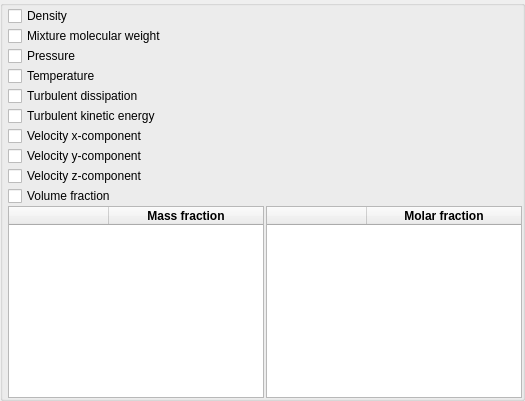
             <widget class="QWidget" name="page_fluid">
              <layout class="QVBoxLayout" name="verticalLayout_2" stretch="0,0">
               <property name="spacing">
                <number>6</number>
               </property>
               <property name="leftMargin">
                <number>0</number>
               </property>
               <property name="topMargin">
                <number>0</number>
               </property>
               <property name="rightMargin">
                <number>0</number>
               </property>
               <property name="bottomMargin">
                <number>0</number>
               </property>
               <item>
                <widget class="QWidget" name="frame_fluid_parameters" native="true">
                 <layout class="QGridLayout" name="gridLayout_3">
                  <property name="leftMargin">
                   <number>0</number>
                  </property>
                  <property name="topMargin">
                   <number>0</number>
                  </property>
                  <property name="rightMargin">
                   <number>0</number>
                  </property>
                  <property name="bottomMargin">
                   <number>0</number>
                  </property>
                  <property name="spacing">
                   <number>2</number>
                  </property>
                  <item row="0" column="0" alignment="Qt::AlignTop">
                   <widget class="QGroupBox" name="groupbox_fluid">
                    <property name="title">
                     <string/>
                    </property>
                    <property name="flat">
                     <bool>true</bool>
                    </property>
                    <property name="checkable">
                     <bool>false</bool>
                    </property>
                    <layout class="QGridLayout" name="gridLayout_7" rowstretch="0,0,0,0,0,0,0,0,0,0,1,0,0,0,0,0,0,0">
                     <property name="leftMargin">
                      <number>5</number>
                     </property>
                     <property name="topMargin">
                      <number>0</number>
                     </property>
                     <property name="rightMargin">
                      <number>0</number>
                     </property>
                     <property name="bottomMargin">
                      <number>0</number>
                     </property>
                     <property name="horizontalSpacing">
                      <number>2</number>
                     </property>
                     <property name="verticalSpacing">
                      <number>0</number>
                     </property>
                     <item row="17" column="1">
                      <widget class="QTableWidget" name="tablewidget_fluid_molar_fraction">
                       <property name="selectionBehavior">
                        <enum>QAbstractItemView::SelectRows</enum>
                       </property>
                       <attribute name="horizontalHeaderMinimumSectionSize">
                        <number>10</number>
                       </attribute>
                       <attribute name="horizontalHeaderHighlightSections">
                        <bool>false</bool>
                       </attribute>
                       <attribute name="horizontalHeaderStretchLastSection">
                        <bool>true</bool>
                       </attribute>
                       <attribute name="verticalHeaderVisible">
                        <bool>false</bool>
                       </attribute>
                       <attribute name="verticalHeaderHighlightSections">
                        <bool>false</bool>
                       </attribute>
                       <column>
                        <property name="text">
                         <string/>
                        </property>
                       </column>
                       <column>
                        <property name="text">
                         <string>Molar fraction</string>
                        </property>
                        <property name="font">
                         <font>
                          <weight>75</weight>
                          <bold>true</bold>
                         </font>
                        </property>
                       </column>
                      </widget>
                     </item>
                     <item row="5" column="0">
                      <widget class="CheckBox" name="checkbox_keyword_monitor_e_turb_g_args_MONITOR">
                       <property name="text">
                        <string>Turbulent dissipation</string>
                       </property>
                      </widget>
                     </item>
                     <item row="9" column="0" colspan="2">
                      <widget class="CheckBox" name="checkbox_keyword_monitor_u_g_args_MONITOR">
                       <property name="text">
                        <string>Velocity x-component</string>
                       </property>
                      </widget>
                     </item>
                     <item row="3" column="0">
                      <widget class="CheckBox" name="checkbox_keyword_monitor_p_g_args_MONITOR">
                       <property name="text">
                        <string>Pressure</string>
                       </property>
                      </widget>
                     </item>
                     <item row="4" column="0">
                      <widget class="CheckBox" name="checkbox_keyword_monitor_t_g_args_MONITOR">
                       <property name="text">
                        <string>Temperature</string>
                       </property>
                      </widget>
                     </item>
                     <item row="1" column="0">
                      <widget class="CheckBox" name="checkbox_keyword_monitor_ro_g_args_MONITOR">
                       <property name="text">
                        <string>Density</string>
                       </property>
                      </widget>
                     </item>
                     <item row="10" column="0" colspan="2">
                      <widget class="CheckBox" name="checkbox_keyword_monitor_v_g_args_MONITOR">
                       <property name="text">
                        <string>Velocity y-component</string>
                       </property>
                      </widget>
                     </item>
                     <item row="11" column="0" colspan="2">
                      <widget class="CheckBox" name="checkbox_keyword_monitor_w_g_args_MONITOR">
                       <property name="text">
                        <string>Velocity z-component</string>
                       </property>
                      </widget>
                     </item>
                     <item row="2" column="0">
                      <widget class="CheckBox" name="checkbox_keyword_monitor_mw_mix_g_args_MONITOR">
                       <property name="text">
                        <string>Mixture molecular weight</string>
                       </property>
                      </widget>
                     </item>
                     <item row="17" column="0">
                      <widget class="QTableWidget" name="tablewidget_fluid_mass_fraction">
                       <property name="selectionBehavior">
                        <enum>QAbstractItemView::SelectRows</enum>
                       </property>
                       <attribute name="horizontalHeaderMinimumSectionSize">
                        <number>10</number>
                       </attribute>
                       <attribute name="horizontalHeaderHighlightSections">
                        <bool>false</bool>
                       </attribute>
                       <attribute name="horizontalHeaderStretchLastSection">
                        <bool>true</bool>
                       </attribute>
                       <attribute name="verticalHeaderVisible">
                        <bool>false</bool>
                       </attribute>
                       <attribute name="verticalHeaderHighlightSections">
                        <bool>false</bool>
                       </attribute>
                       <column>
                        <property name="text">
                         <string/>
                        </property>
                       </column>
                       <column>
                        <property name="text">
                         <string>Mass fraction</string>
                        </property>
                        <property name="font">
                         <font>
                          <weight>75</weight>
                          <bold>true</bold>
                         </font>
                        </property>
                       </column>
                      </widget>
                     </item>
                     <item row="6" column="0">
                      <widget class="CheckBox" name="checkbox_keyword_monitor_k_turb_g_args_MONITOR">
                       <property name="text">
                        <string>Turbulent kinetic energy</string>
                       </property>
                      </widget>
                     </item>
                     <item row="12" column="0">
                      <widget class="CheckBox" name="checkbox_keyword_monitor_ep_g_args_MONITOR">
                       <property name="text">
                        <string>Volume fraction</string>
                       </property>
                      </widget>
                     </item>
                    </layout>
                   </widget>
                  </item>
                 </layout>
                </widget>
               </item>
               <item>
                <spacer name="spacer_fluid">
                 <property name="orientation">
                  <enum>Qt::Vertical</enum>
                 </property>
                 <property name="sizeHint" stdset="0">
                  <size>
                   <width>20</width>
                   <height>0</height>
                  </size>
                 </property>
                </spacer>
               </item>
              </layout>
             </widget>
